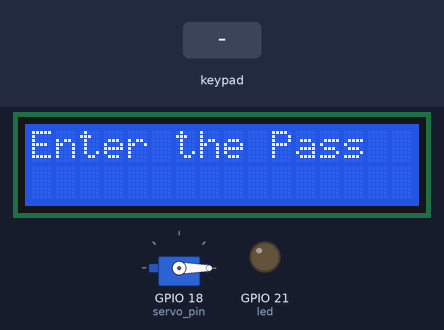
The sketch below on a simulated ESP32. Shown: 16×2 character LCD, servo, output pins drawn as LEDs (lit = HIGH). Inputs (shaded band) come from the test bench. What the sketch prints to the serial monitor is not drawn.

Above: at 1.3 s.
1.4 s: keypad keys A 1 2 B 3 4 D pressed 0.4 s apart
At 5.4 s:
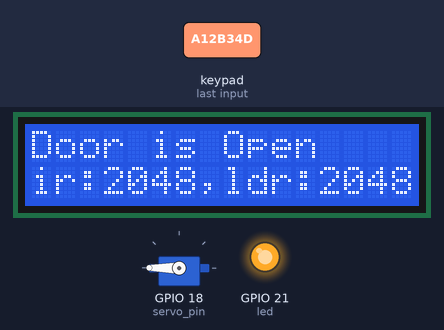
5.7 s: key 'D' pressed
8.7 s: keypad keys 1 3 1 2 1 4 2 7 D pressed 0.4 s apart
At 13.07 s:
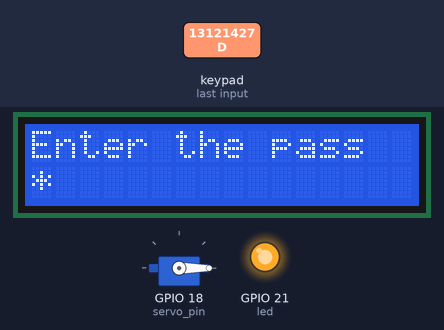
13.8 s: keypad keys 1 3 1 2 1 4 2 7 A pressed 0.4 s apart
At 18.6 s:
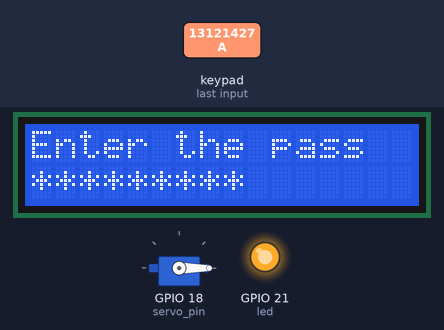
18.9 s: key '1' pressed
At 19.6 s:
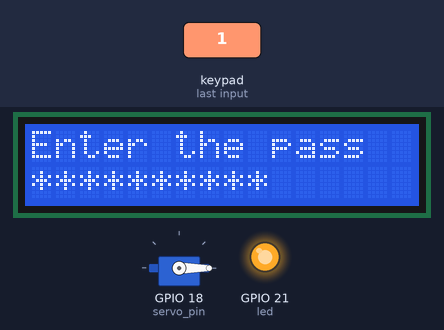
20.4 s: keypad keys A 1 2 B 3 4 pressed 0.4 s apart
At 23.5 s:
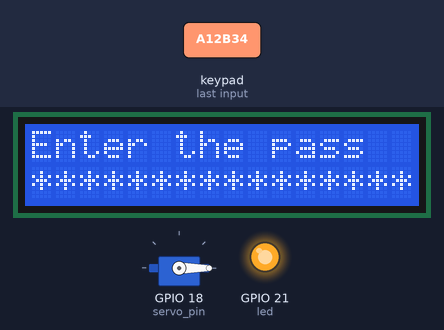
Timing chart, 0 to 25.0 s (numbered marks = the images above; inputs shaded):
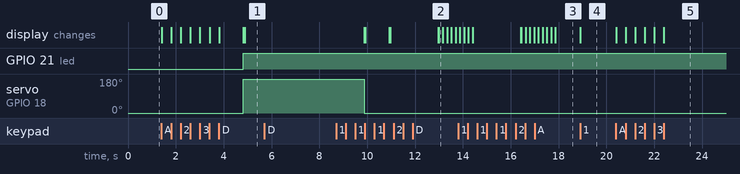

Measured:
- after the input at 1.4 s, GPIO 21 (led): LOW → HIGH after 3.4 s; servo on GPIO 18 (servo_pin): 0° → 180° after 3.4 s; the display: first changes at once (image 1 shows a later state)
- after the input at 5.7 s, every drawn part: stays the same
- after the input at 8.7 s, the display: first differs from a run without the input after 4.3 s (image 2)
- after the input at 13.8 s, the display: first differs from a run without the input after 2.6 s (image 3 shows a later state)
- after the input at 18.9 s, the display: changes at once (image 4)
- after the input at 20.4 s, the display: first changes at once (image 5 shows a later state)

The sketch:

sketch_aug3a.ino
```cpp
#include <LiquidCrystal.h>
#include <Keypad.h>
#include <ESP32Servo.h>

#define d 50
#define servo_pin 18
#define ir_pin 35
#define ldr_pin 34
#define led 21
#define LINE Serial.println("--------------------------------------------")

const int rs = 22, en = 23, d4 = 5, d5 = 4, d6 = 2, d7 = 15;
const byte ROWS = 4;
const byte COLS = 4;

char keys[ROWS][COLS] = { {'1','2','3','A'},
                          {'4','5','6','B'},
                          {'7','8','9','C'},
                          {'*','0','#','D'} };

byte rowPins[ROWS] = { 13 , 12 , 14 , 27 };
byte colPins[COLS] = { 26 , 25 , 33 , 32 };

char pass[6];
char correct_pass[]="A12B34";
int i = 0 , count = 0;

Keypad keypad = Keypad( makeKeymap(keys), rowPins, colPins, ROWS, COLS );


LiquidCrystal lcd(rs, en, d4, d5, d6, d7);

Servo servo;


void door(String cond , int degree , int stepdelay){
  lcd.clear();
  servo.write(degree);
  delay(d);
  Serial.print("Door is ");
  Serial.println(cond);
  lcd.setCursor(0,0);
  lcd.print("Door is ");
  lcd.print(cond);
  lcd.print("            ");
  delay(stepdelay);
}

void print_signal(String sensor_1 , String sensor_2,int stepdelay){
  Serial.print("ir : ");
  Serial.print(sensor_1);
  Serial.print(" cm , ldr : ");
  Serial.print(sensor_2);
  Serial.println(" lux");
  LINE;
  lcd.setCursor(0,1);
  lcd.print("ir:");
  lcd.print(sensor_1);
  lcd.print(",");
  lcd.print("ldr:");
  lcd.print(sensor_2);
  delay(stepdelay);
}

void check_pass(char pass[] , char corr_pass[]){
  for(int j = 0 ; j<6 ; j++){
      if( pass[j] == correct_pass[j] ) count++;
    }

  if( count == 6 ){
      String ir_signal = String(analogRead(ir_pin));
      String ldr_signal = String(analogRead(ldr_pin));

      Serial.println("Correct pass");
      lcd.clear();
      lcd.setCursor(0,0);
      lcd.print("Correct Pass     ");
      delay(1000);
      digitalWrite(led,HIGH);
      door("Open",180,0);
      print_signal(ir_signal,ldr_signal,5000);
      i = 0;
      count = 0;
      door("Close",0,1000);
      LINE;
      Serial.print("Enter the Pass : ");
      lcd.clear();
      lcd.setCursor(0,0);
      lcd.print("Enter the Pass");
      lcd.setCursor(0,1);
    }

    else{
      Serial.println("Wrong Pass");
      LINE;
      lcd.clear();
      lcd.setCursor(0,0);
      lcd.print("Wrong Pass        ");
      delay(2000);
      i = 0;
      count = 0;
      Serial.print("Enter the pass : ");
      lcd.clear();
      lcd.setCursor(0,0);
      lcd.print("Enter the pass       ");
      lcd.setCursor(0,1);
    }
}


void setup() {
  Serial.begin(115200);
  lcd.begin(16, 2);
  Serial.print("Enter the pass : ");
  lcd.clear();
  lcd.print("Enter the Pass");
  lcd.setCursor(0,1);
  pinMode(led,OUTPUT);
  pinMode(ir_pin,INPUT);
  pinMode(ldr_pin,INPUT);
  servo.attach(servo_pin);
  servo.write(0);
  delay(d);
}

void loop() {
  if(Serial.available()){

    String receivedString = Serial.readString();
    receivedString.toCharArray(pass,7);

    int str_len = strlen(pass);
    for(;str_len-1;str_len--){
      Serial.print("*");
      }
    Serial.println();
    check_pass(pass,correct_pass);
    strcpy(pass,"        ");
  }
  else{

    char key = keypad.getKey();
    if( key >= '0' && key != 'D' ){
      lcd.print("*");
      pass[i] = key;
      i++;
    }
    else if( key == 'D' ){
      int str_len = strlen(pass);
      for(;str_len;str_len--){
        Serial.print("*");
        }
      Serial.println();
      check_pass(pass,correct_pass);
      strcpy(pass,"\0");
    }
  }
}
```
